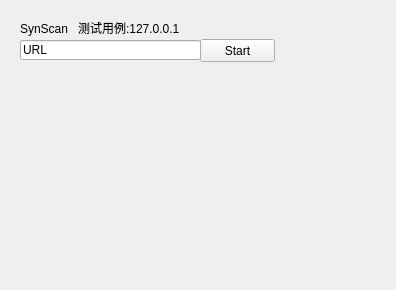
<?xml version="1.0" encoding="UTF-8"?>
<ui version="4.0">
 <class>Syn_Scan</class>
 <widget class="QWidget" name="Syn_Scan">
  <property name="geometry">
   <rect>
    <x>0</x>
    <y>0</y>
    <width>396</width>
    <height>290</height>
   </rect>
  </property>
  <property name="windowTitle">
   <string>Form</string>
  </property>
  <widget class="QPushButton" name="pushButton">
   <property name="geometry">
    <rect>
     <x>200</x>
     <y>39</y>
     <width>75</width>
     <height>23</height>
    </rect>
   </property>
   <property name="text">
    <string>Start</string>
   </property>
  </widget>
  <widget class="QLineEdit" name="lineEdit">
   <property name="geometry">
    <rect>
     <x>20</x>
     <y>40</y>
     <width>181</width>
     <height>20</height>
    </rect>
   </property>
   <property name="text">
    <string>URL</string>
   </property>
  </widget>
  <widget class="QLabel" name="label">
   <property name="geometry">
    <rect>
     <x>20</x>
     <y>20</y>
     <width>331</width>
     <height>16</height>
    </rect>
   </property>
   <property name="text">
    <string>SynScan   测试用例:127.0.0.1</string>
   </property>
  </widget>
 </widget>
 <resources/>
 <connections/>
</ui>
